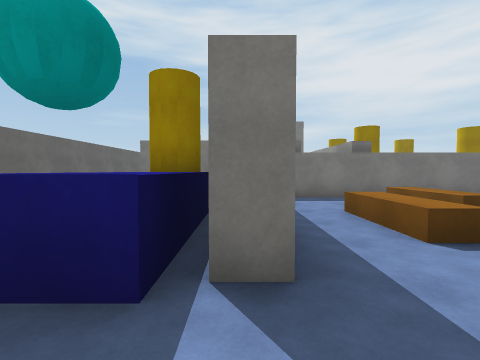
[1] (above)

16 first-person views from a walk through a 3-D level made in the Unity game engine. The camera is 1.4 m above the floor, tilts 2° down and sees 85° across. The floor is counted in squares, 2 m on a side. Each view is taken from the middle of a square. On the plan, view 1 faces up. The plan holds only what a view shows up to about 9 squares ahead; the rest is blank. The place goes on beyond the plan. The player character is not drawn. Surface patterns are stand-ins for the level's own textures.

[2]
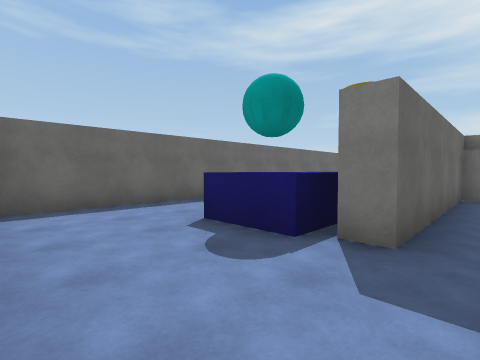

[3]
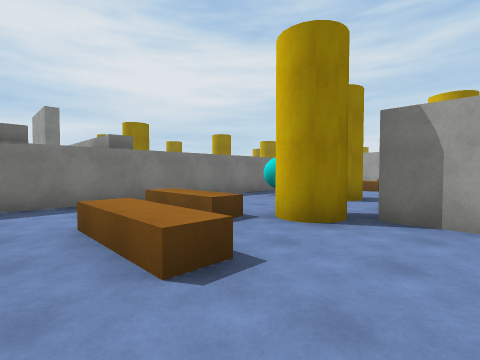

[4]
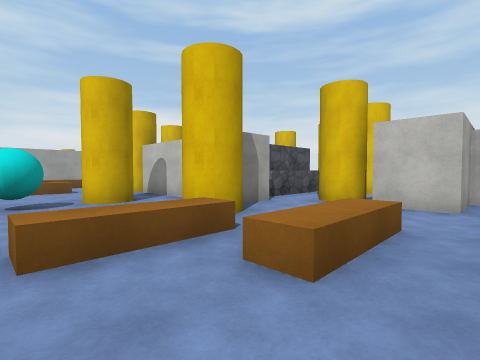

[5]
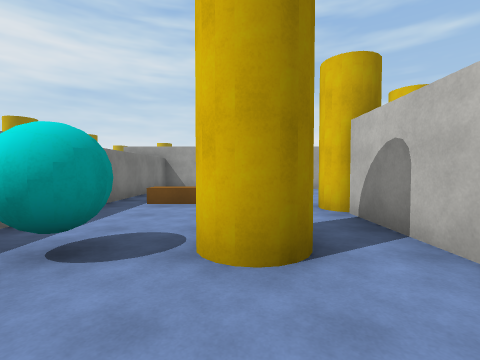

[6]
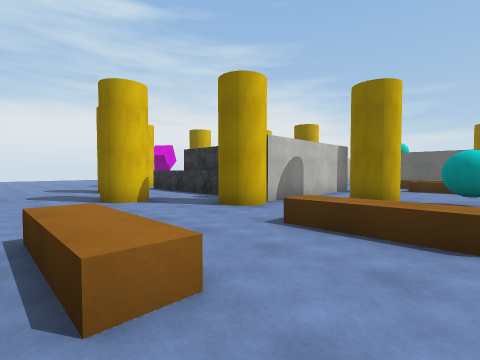

[7]
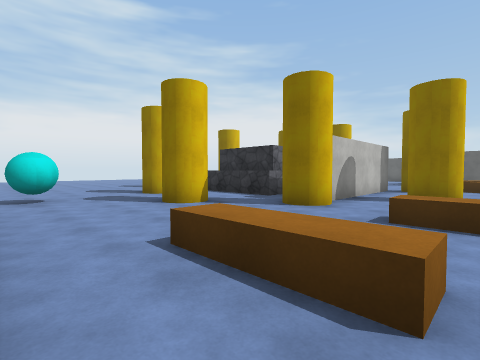

[8]
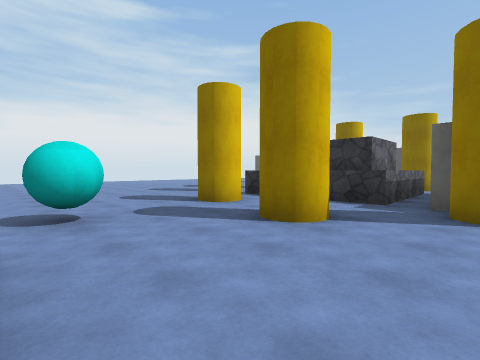

[9]
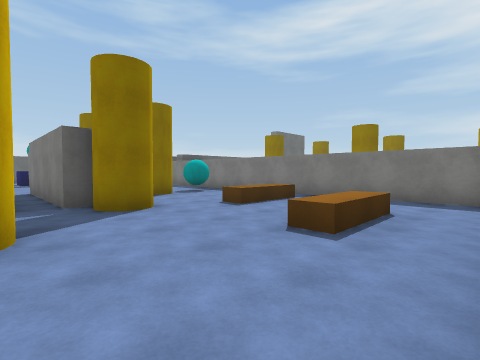

[10]
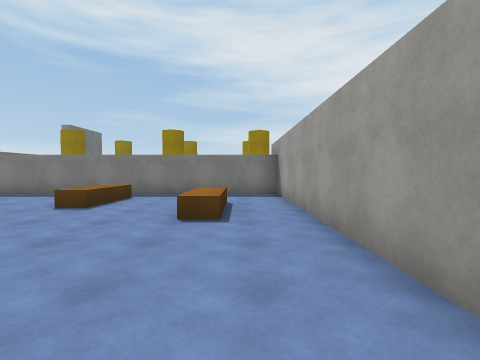

[11]
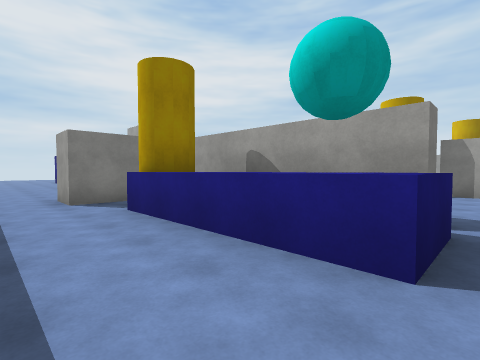

[12]
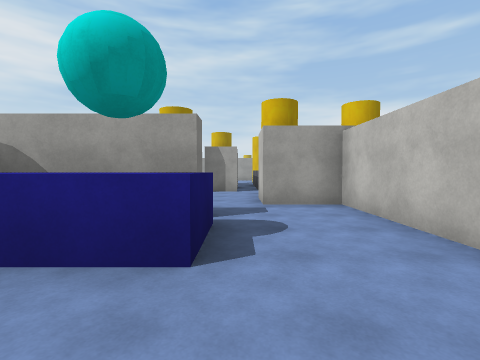

[13]
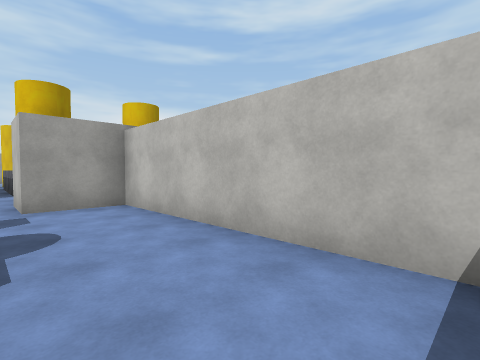

[14]
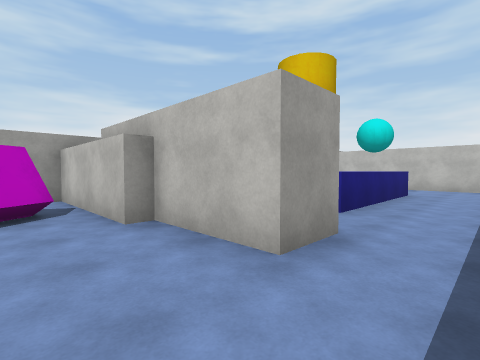

[15]
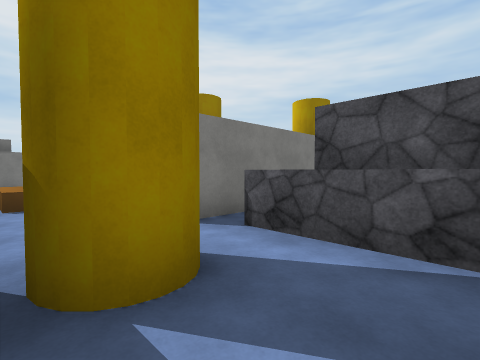

[16]
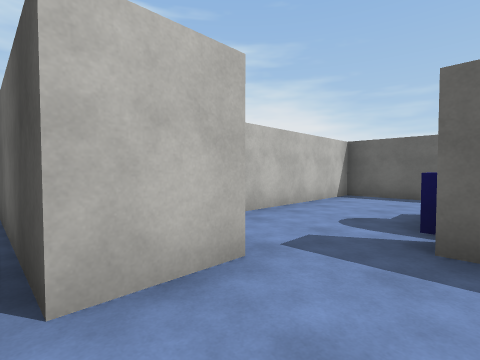

### Floor plan
Key: @ floor where view 1 was taken; # wall or solid block; . floor; ^ raised ledge; B cyan ball; L block.
Columns run from 5 left of view 1 to 16 right of it. Each row starts with its distance up from view 1.
 12   ..
 11   ..
 10  .....LL
  9 #.......#
  8 #..######
  7 #....#################
  6 #...##......B...^....#
  5 #..^^#...^..B...^....#
  4 #..^^#.^.^..#...^.^..#
  3 #..^^#.^.##.......^..#
  2 #..^B#....######.....#
  1 #.........#####......#
  0 #....@.#.#.^^^^..#...#
 -1 #......#...###^......
 -2 ########...#  ^....B.

Where each view was taken, in squares from view 1:
view 1: 0 up, 0 right, facing up
view 2: 1 down, 1 right, facing up-left
view 3: 1 up, 1 right, facing up-right
view 4: 6 up, 1 right, facing down-right
view 5: 4 up, 5 right, facing right
view 6: 6 up, 14 right, facing down-left
view 7: 5 up, 15 right, facing down-left
view 8: 2 up, 15 right, facing down-left
view 9: 0 up, 15 right, facing up-left
view 10: 1 down, 14 right, facing up
view 11: 1 up, 4 left, facing up-right
view 12: 1 up, 4 left, facing right
view 13: 1 up, 4 left, facing down-right
view 14: 10 up, 4 left, facing down-right
view 15: 2 down, 3 right, facing up-right
view 16: 2 up, 3 right, facing down-left
